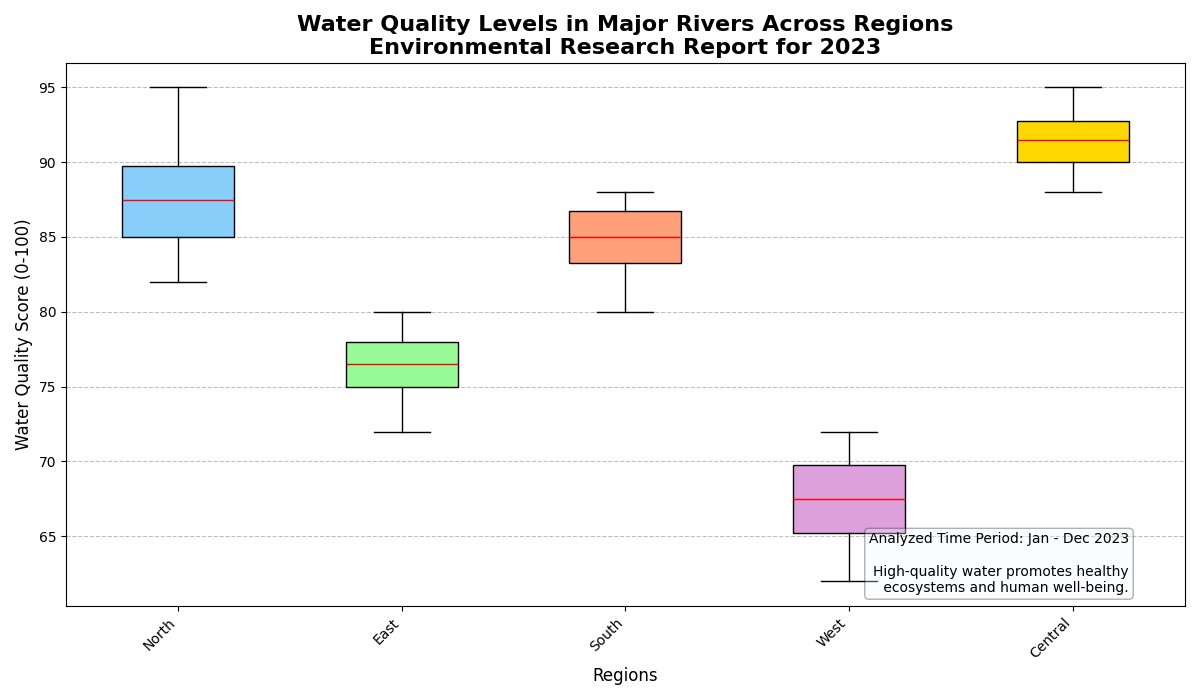

Reproduce this figure in Python.
import matplotlib.pyplot as plt
import numpy as np

# Backstory:
# This plot shows the levels of water quality in different rivers across five regions over the past year.
# Each region has multiple rivers, and the water quality is measured on a scale of 0 to 100 (higher is better).

# Region and river data
regions = ['North', 'East', 'South', 'West', 'Central']
north_rivers = [85, 87, 90, 88, 83, 82, 85, 90, 95, 89]
east_rivers = [78, 75, 80, 72, 74, 79, 76, 77, 75, 78]
south_rivers = [88, 80, 85, 87, 83, 84, 86, 82, 85, 88]
west_rivers = [65, 62, 70, 68, 72, 71, 69, 64, 66, 67]
central_rivers = [90, 88, 92, 91, 89, 95, 93, 94, 90, 92]

# Combining data
river_qualities = [north_rivers, east_rivers, south_rivers, west_rivers, central_rivers]

# Create the figure and axes
fig, ax = plt.subplots(figsize=(12, 7))

# Box plot creation
box = ax.boxplot(river_qualities, patch_artist=True, notch=False, vert=True,
                 boxprops=dict(facecolor='#fafad2', color='black'),
                 medianprops=dict(color='red'),
                 whiskerprops=dict(color='black'),
                 capprops=dict(color='black'),
                 flierprops=dict(marker='o', color='black', alpha=0.5))

# Set custom colors for each box
colors = ['#87CEFA', '#98FB98', '#FFA07A', '#DDA0DD', '#FFD700']
for patch, color in zip(box['boxes'], colors):
    patch.set_facecolor(color)

# Title and labels
ax.set_title('Water Quality Levels in Major Rivers Across Regions\nEnvironmental Research Report for 2023', fontsize=16, fontweight='bold')
ax.set_xlabel('Regions', fontsize=12)
ax.set_ylabel('Water Quality Score (0-100)', fontsize=12)
ax.set_xticks(np.arange(1, len(regions) + 1))
ax.set_xticklabels(regions, rotation=45, ha='right')

# Adding background info as text annotation
ax.text(0.95, 0.02, "Analyzed Time Period: Jan - Dec 2023\n\nHigh-quality water promotes healthy\n ecosystems and human well-being.",
        transform=ax.transAxes, fontsize=10, verticalalignment='bottom', horizontalalignment='right',
        bbox=dict(boxstyle='round', facecolor='aliceblue', alpha=0.3))

# Grid for readability
ax.yaxis.grid(True, linestyle='--', color='grey', alpha=0.5)

# Tight layout for better spacing
plt.tight_layout()

# Display the plot
plt.show()
